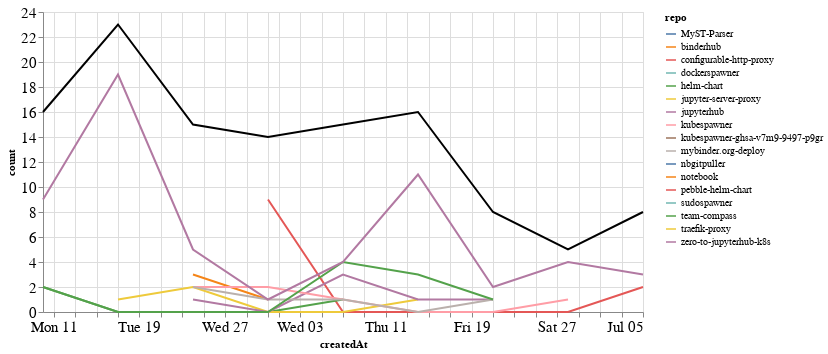

Write notebook code for a chart like this one.
### Markdown cell above
## Comments

### Code cell
comments_time = comments.groupby('repo').resample('W', on='createdAt').count()['author'].reset_index()
comments_time = comments_time.rename(columns={'author': 'count'})
comments_time_total = comments_time.groupby('createdAt').agg({"count": "sum"}).reset_index()
ch1 = alt.Chart(comments_time, width=600).mark_line().encode(
    x='createdAt',
    y='count',
    color='repo',
    tooltip="repo"
)

ch2 = alt.Chart(comments_time_total, width=600).mark_line(color="black").encode(
    x='createdAt',
    y='count',
)

ch1 + ch2

### Figure 1 — Vega-Lite specification as saved in the notebook (floating-point values rounded to 4 significant figures)
{"config": {"axisLeft": {"labelFontSize": 15}, "axisBottom": {"labelFontSize": 15}}, "layer": [{"data": {"name": "data-1925dd311ce49d5ceb2fc4ddda853cd3"}, "mark": "line", "encoding": {"color": {"type": "nominal", "field": "repo"}, "tooltip": {"type": "nominal", "field": "repo"}, "x": {"type": "temporal", "field": "createdAt"}, "y": {"type": "quantitative", "field": "count"}}, "width": 600}, {"data": {"name": "data-f8f103ee1a034fb8c9cc1a1824124cee"}, "mark": {"type": "line", "color": "black"}, "encoding": {"x": {"type": "temporal", "field": "createdAt"}, "y": {"type": "quantitative", "field": "count"}}, "width": 600}], "$schema": "https://vega.github.io/schema/vega-lite/v4.8.1.json", "datasets": {"data-1925dd311ce49d5ceb2fc4ddda853cd3": [{"repo": "MyST-Parser", "createdAt": "2020-05-10T00:00:00", "count": 3}, {"repo": "binderhub", "createdAt": "2020-05-24T00:00:00", "count": 3}, {"repo": "binderhub", "createdAt": "2020-05-31T00:00:00", "count": 1}, {"repo": "configurable-http-proxy", "createdAt": "2020-05-31T00:00:00", "count": 9}, {"repo": "configurable-http-proxy", "createdAt": "2020-06-07T00:00:00", "count": 0}, {"repo": "configurable-http-proxy", "createdAt": "2020-06-14T00:00:00", "count": 0}, {"repo": "configurable-http-proxy", "createdAt": "2020-06-21T00:00:00", "count": 0}, {"repo": "configurable-http-proxy", "createdAt": "2020-06-28T00:00:00", "count": 0}, {"repo": "configurable-http-proxy", "createdAt": "2020-07-05T00:00:00", "count": 2}, {"repo": "dockerspawner", "createdAt": "2020-07-05T00:00:00", "count": 1}, {"repo": "helm-chart", "createdAt": "2020-05-10T00:00:00", "count": 2}, {"repo": "helm-chart", "createdAt": "2020-05-17T00:00:00", "count": 0}, {"repo": "helm-chart", "createdAt": "2020-05-24T00:00:00", "count": 0}, {"repo": "helm-chart", "createdAt": "2020-05-31T00:00:00", "count": 0}, {"repo": "helm-chart", "createdAt": "2020-06-07T00:00:00", "count": 1}, {"repo": "jupyter-server-proxy", "createdAt": "2020-05-17T00:00:00", "count": 1}, {"repo": "jupyter-server-proxy", "createdAt": "2020-05-24T00:00:00", "count": 2}, {"repo": "jupyter-server-proxy", "createdAt": "2020-05-31T00:00:00", "count": 0}, {"repo": "jupyter-server-proxy", "createdAt": "2020-06-07T00:00:00", "count": 0}, {"repo": "jupyter-server-proxy", "createdAt": "2020-06-14T00:00:00", "count": 1}, {"repo": "jupyterhub", "createdAt": "2020-05-24T00:00:00", "count": 1}, {"repo": "jupyterhub", "createdAt": "2020-05-31T00:00:00", "count": 0}, {"repo": "jupyterhub", "createdAt": "2020-06-07T00:00:00", "count": 3}, {"repo": "jupyterhub", "createdAt": "2020-06-14T00:00:00", "count": 1}, {"repo": "jupyterhub", "createdAt": "2020-06-21T00:00:00", "count": 1}, {"repo": "kubespawner", "createdAt": "2020-05-24T00:00:00", "count": 2}, {"repo": "kubespawner", "createdAt": "2020-05-31T00:00:00", "count": 2}, {"repo": "kubespawner", "createdAt": "2020-06-07T00:00:00", "count": 1}, {"repo": "kubespawner", "createdAt": "2020-06-14T00:00:00", "count": 0}, {"repo": "kubespawner", "createdAt": "2020-06-21T00:00:00", "count": 0}, {"repo": "kubespawner", "createdAt": "2020-06-28T00:00:00", "count": 1}, {"repo": "kubespawner-ghsa-v7m9-9497-p9gr", "createdAt": "2020-07-05T00:00:00", "count": 1}, {"repo": "mybinder.org-deploy", "createdAt": "2020-05-24T00:00:00", "count": 2}, {"repo": "mybinder.org-deploy", "createdAt": "2020-05-31T00:00:00", "count": 1}, {"repo": "mybinder.org-deploy", "createdAt": "2020-06-07T00:00:00", "count": 1}, {"repo": "mybinder.org-deploy", "createdAt": "2020-06-14T00:00:00", "count": 0}, {"repo": "mybinder.org-deploy", "createdAt": "2020-06-21T00:00:00", "count": 1}, {"repo": "nbgitpuller", "createdAt": "2020-07-05T00:00:00", "count": 1}, {"repo": "notebook", "createdAt": "2020-05-17T00:00:00", "count": 1}, {"repo": "pebble-helm-chart", "createdAt": "2020-06-07T00:00:00", "count": 1}, {"repo": "sudospawner", "createdAt": "2020-06-21T00:00:00", "count": 3}, {"repo": "team-compass", "createdAt": "2020-05-10T00:00:00", "count": 2}, {"repo": "team-compass", "createdAt": "2020-05-17T00:00:00", "count": 0}, {"repo": "team-compass", "createdAt": "2020-05-24T00:00:00", "count": 0}, {"repo": "team-compass", "createdAt": "2020-05-31T00:00:00", "count": 0}, {"repo": "team-compass", "createdAt": "2020-06-07T00:00:00", "count": 4}, {"repo": "team-compass", "createdAt": "2020-06-14T00:00:00", "count": 3}, {"repo": "team-compass", "createdAt": "2020-06-21T00:00:00", "count": 1}, {"repo": "traefik-proxy", "createdAt": "2020-05-17T00:00:00", "count": 2}, {"repo": "zero-to-jupyterhub-k8s", "createdAt": "2020-05-10T00:00:00", "count": 9}, {"repo": "zero-to-jupyterhub-k8s", "createdAt": "2020-05-17T00:00:00", "count": 19}, {"repo": "zero-to-jupyterhub-k8s", "createdAt": "2020-05-24T00:00:00", "count": 5}, {"repo": "zero-to-jupyterhub-k8s", "createdAt": "2020-05-31T00:00:00", "count": 1}, {"repo": "zero-to-jupyterhub-k8s", "createdAt": "2020-06-07T00:00:00", "count": 4}, {"repo": "zero-to-jupyterhub-k8s", "createdAt": "2020-06-14T00:00:00", "count": 11}, {"repo": "zero-to-jupyterhub-k8s", "createdAt": "2020-06-21T00:00:00", "count": 2}, {"repo": "zero-to-jupyterhub-k8s", "createdAt": "2020-06-28T00:00:00", "count": 4}, {"repo": "zero-to-jupyterhub-k8s", "createdAt": "2020-07-05T00:00:00", "count": 3}], "data-f8f103ee1a034fb8c9cc1a1824124cee": [{"createdAt": "2020-05-10T00:00:00", "count": 16}, {"createdAt": "2020-05-17T00:00:00", "count": 23}, {"createdAt": "2020-05-24T00:00:00", "count": 15}, {"createdAt": "2020-05-31T00:00:00", "count": 14}, {"createdAt": "2020-06-07T00:00:00", "count": 15}, {"createdAt": "2020-06-14T00:00:00", "count": 16}, {"createdAt": "2020-06-21T00:00:00", "count": 8}, {"createdAt": "2020-06-28T00:00:00", "count": 5}, {"createdAt": "2020-07-05T00:00:00", "count": 8}]}}
